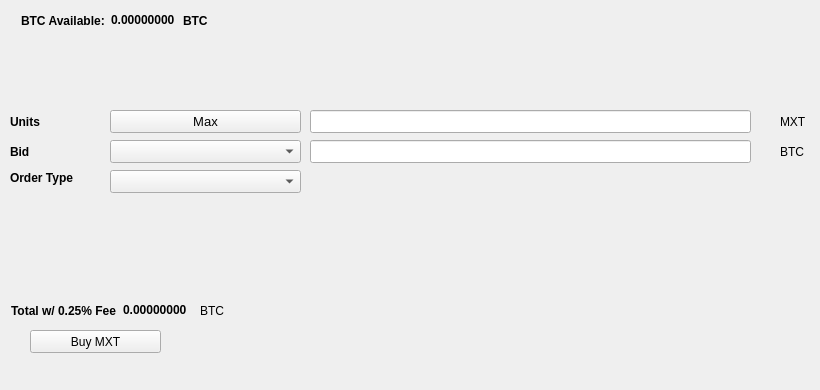
   <widget class="QWidget" name="BuyTab">
    <attribute name="title">
     <string>Buy</string>
    </attribute>
    <widget class="QPushButton" name="BuyMXT">
     <property name="geometry">
      <rect>
       <x>30</x>
       <y>330</y>
       <width>131</width>
       <height>23</height>
      </rect>
     </property>
     <property name="text">
      <string>Buy MXT</string>
     </property>
     <property name="icon">
      <iconset resource="../martex.qrc">
       <normaloff>:/icons/bitcoin</normaloff>:/icons/bitcoin</iconset>
     </property>
    </widget>
    <widget class="QLabel" name="label_3">
     <property name="geometry">
      <rect>
       <x>10</x>
       <y>110</y>
       <width>46</width>
       <height>23</height>
      </rect>
     </property>
     <property name="font">
      <font>
       <weight>75</weight>
       <bold>true</bold>
      </font>
     </property>
     <property name="text">
      <string>Units</string>
     </property>
    </widget>
    <widget class="QLineEdit" name="UnitsInput">
     <property name="geometry">
      <rect>
       <x>310</x>
       <y>110</y>
       <width>441</width>
       <height>23</height>
      </rect>
     </property>
     <property name="font">
      <font>
       <pointsize>9</pointsize>
       <weight>75</weight>
       <bold>true</bold>
      </font>
     </property>
    </widget>
    <widget class="QLineEdit" name="BuyBidPriceEdit">
     <property name="geometry">
      <rect>
       <x>310</x>
       <y>140</y>
       <width>441</width>
       <height>23</height>
      </rect>
     </property>
     <property name="font">
      <font>
       <pointsize>9</pointsize>
       <weight>75</weight>
       <bold>true</bold>
      </font>
     </property>
    </widget>
    <widget class="QLabel" name="label_4">
     <property name="geometry">
      <rect>
       <x>780</x>
       <y>110</y>
       <width>31</width>
       <height>23</height>
      </rect>
     </property>
     <property name="text">
      <string>MXT</string>
     </property>
    </widget>
    <widget class="QLabel" name="label_5">
     <property name="geometry">
      <rect>
       <x>780</x>
       <y>140</y>
       <width>31</width>
       <height>23</height>
      </rect>
     </property>
     <property name="text">
      <string>BTC</string>
     </property>
    </widget>
    <widget class="QLabel" name="label_6">
     <property name="geometry">
      <rect>
       <x>10</x>
       <y>140</y>
       <width>46</width>
       <height>23</height>
      </rect>
     </property>
     <property name="font">
      <font>
       <weight>75</weight>
       <bold>true</bold>
      </font>
     </property>
     <property name="text">
      <string>Bid</string>
     </property>
    </widget>
    <widget class="QLabel" name="label_7">
     <property name="geometry">
      <rect>
       <x>10</x>
       <y>170</y>
       <width>91</width>
       <height>16</height>
      </rect>
     </property>
     <property name="font">
      <font>
       <weight>75</weight>
       <bold>true</bold>
      </font>
     </property>
     <property name="text">
      <string>Order Type</string>
     </property>
    </widget>
    <widget class="QPushButton" name="Buy_Max_Amount">
     <property name="geometry">
      <rect>
       <x>110</x>
       <y>110</y>
       <width>191</width>
       <height>23</height>
      </rect>
     </property>
     <property name="font">
      <font>
       <pointsize>10</pointsize>
      </font>
     </property>
     <property name="text">
      <string>Max</string>
     </property>
    </widget>
    <widget class="QComboBox" name="BuyBidcomboBox">
     <property name="geometry">
      <rect>
       <x>110</x>
       <y>140</y>
       <width>191</width>
       <height>23</height>
      </rect>
     </property>
     <property name="font">
      <font>
       <pointsize>10</pointsize>
      </font>
     </property>
    </widget>
    <widget class="QComboBox" name="buyOrdertypeCombo">
     <property name="geometry">
      <rect>
       <x>110</x>
       <y>170</y>
       <width>191</width>
       <height>23</height>
      </rect>
     </property>
     <property name="font">
      <font>
       <pointsize>10</pointsize>
      </font>
     </property>
    </widget>
    <widget class="QWidget" name="layoutWidget1">
     <property name="geometry">
      <rect>
       <x>21</x>
       <y>11</y>
       <width>227</width>
       <height>19</height>
      </rect>
     </property>
     <layout class="QHBoxLayout" name="horizontalLayout_3">
      <item>
       <widget class="QLabel" name="label232">
        <property name="font">
         <font>
          <weight>75</weight>
          <bold>true</bold>
         </font>
        </property>
        <property name="text">
         <string>BTC Available:</string>
        </property>
       </widget>
      </item>
      <item>
       <widget class="QLabel" name="BtcAvailableLbl">
        <property name="palette">
         <palette>
          <active>
           <colorrole role="WindowText">
            <brush brushstyle="SolidPattern">
             <color alpha="255">
              <red>0</red>
              <green>0</green>
              <blue>0</blue>
             </color>
            </brush>
           </colorrole>
           <colorrole role="Button">
            <brush brushstyle="SolidPattern">
             <color alpha="255">
              <red>0</red>
              <green>170</green>
              <blue>0</blue>
             </color>
            </brush>
           </colorrole>
           <colorrole role="Light">
            <brush brushstyle="SolidPattern">
             <color alpha="255">
              <red>0</red>
              <green>255</green>
              <blue>0</blue>
             </color>
            </brush>
           </colorrole>
           <colorrole role="Midlight">
            <brush brushstyle="SolidPattern">
             <color alpha="255">
              <red>0</red>
              <green>212</green>
              <blue>0</blue>
             </color>
            </brush>
           </colorrole>
           <colorrole role="Dark">
            <brush brushstyle="SolidPattern">
             <color alpha="255">
              <red>0</red>
              <green>85</green>
              <blue>0</blue>
             </color>
            </brush>
           </colorrole>
           <colorrole role="Mid">
            <brush brushstyle="SolidPattern">
             <color alpha="255">
              <red>0</red>
              <green>113</green>
              <blue>0</blue>
             </color>
            </brush>
           </colorrole>
           <colorrole role="Text">
            <brush brushstyle="SolidPattern">
             <color alpha="255">
              <red>0</red>
              <green>170</green>
              <blue>0</blue>
             </color>
            </brush>
           </colorrole>
           <colorrole role="BrightText">
            <brush brushstyle="SolidPattern">
             <color alpha="255">
              <red>255</red>
              <green>255</green>
              <blue>255</blue>
             </color>
            </brush>
           </colorrole>
           <colorrole role="ButtonText">
            <brush brushstyle="SolidPattern">
             <color alpha="255">
              <red>0</red>
              <green>0</green>
              <blue>0</blue>
             </color>
            </brush>
           </colorrole>
           <colorrole role="Base">
            <brush brushstyle="SolidPattern">
             <color alpha="255">
              <red>255</red>
              <green>255</green>
              <blue>255</blue>
             </color>
            </brush>
           </colorrole>
           <colorrole role="Window">
            <brush brushstyle="SolidPattern">
             <color alpha="255">
              <red>0</red>
              <green>170</green>
              <blue>0</blue>
             </color>
            </brush>
           </colorrole>
           <colorrole role="Shadow">
            <brush brushstyle="SolidPattern">
             <color alpha="255">
              <red>0</red>
              <green>0</green>
              <blue>0</blue>
             </color>
            </brush>
           </colorrole>
           <colorrole role="AlternateBase">
            <brush brushstyle="SolidPattern">
             <color alpha="255">
              <red>127</red>
              <green>212</green>
              <blue>127</blue>
             </color>
            </brush>
           </colorrole>
           <colorrole role="ToolTipBase">
            <brush brushstyle="SolidPattern">
             <color alpha="255">
              <red>255</red>
              <green>255</green>
              <blue>220</blue>
             </color>
            </brush>
           </colorrole>
           <colorrole role="ToolTipText">
            <brush brushstyle="SolidPattern">
             <color alpha="255">
              <red>0</red>
              <green>0</green>
              <blue>0</blue>
             </color>
            </brush>
           </colorrole>
          </active>
          <inactive>
           <colorrole role="WindowText">
            <brush brushstyle="SolidPattern">
             <color alpha="255">
              <red>0</red>
              <green>0</green>
              <blue>0</blue>
             </color>
            </brush>
           </colorrole>
           <colorrole role="Button">
            <brush brushstyle="SolidPattern">
             <color alpha="255">
              <red>0</red>
              <green>170</green>
              <blue>0</blue>
             </color>
            </brush>
           </colorrole>
           <colorrole role="Light">
            <brush brushstyle="SolidPattern">
             <color alpha="255">
              <red>0</red>
              <green>255</green>
              <blue>0</blue>
             </color>
            </brush>
           </colorrole>
           <colorrole role="Midlight">
            <brush brushstyle="SolidPattern">
             <color alpha="255">
              <red>0</red>
              <green>212</green>
              <blue>0</blue>
             </color>
            </brush>
           </colorrole>
           <colorrole role="Dark">
            <brush brushstyle="SolidPattern">
             <color alpha="255">
              <red>0</red>
              <green>85</green>
              <blue>0</blue>
             </color>
            </brush>
           </colorrole>
           <colorrole role="Mid">
            <brush brushstyle="SolidPattern">
             <color alpha="255">
              <red>0</red>
              <green>113</green>
              <blue>0</blue>
             </color>
            </brush>
           </colorrole>
           <colorrole role="Text">
            <brush brushstyle="SolidPattern">
             <color alpha="255">
              <red>0</red>
              <green>170</green>
              <blue>0</blue>
             </color>
            </brush>
           </colorrole>
           <colorrole role="BrightText">
            <brush brushstyle="SolidPattern">
             <color alpha="255">
              <red>255</red>
              <green>255</green>
              <blue>255</blue>
             </color>
            </brush>
           </colorrole>
           <colorrole role="ButtonText">
            <brush brushstyle="SolidPattern">
             <color alpha="255">
              <red>0</red>
              <green>0</green>
              <blue>0</blue>
             </color>
            </brush>
           </colorrole>
           <colorrole role="Base">
            <brush brushstyle="SolidPattern">
             <color alpha="255">
              <red>255</red>
              <green>255</green>
              <blue>255</blue>
             </color>
            </brush>
           </colorrole>
           <colorrole role="Window">
            <brush brushstyle="SolidPattern">
             <color alpha="255">
              <red>0</red>
              <green>170</green>
              <blue>0</blue>
             </color>
            </brush>
           </colorrole>
           <colorrole role="Shadow">
            <brush brushstyle="SolidPattern">
             <color alpha="255">
              <red>0</red>
              <green>0</green>
              <blue>0</blue>
             </color>
            </brush>
           </colorrole>
           <colorrole role="AlternateBase">
            <brush brushstyle="SolidPattern">
             <color alpha="255">
              <red>127</red>
              <green>212</green>
              <blue>127</blue>
             </color>
            </brush>
           </colorrole>
           <colorrole role="ToolTipBase">
            <brush brushstyle="SolidPattern">
             <color alpha="255">
              <red>255</red>
              <green>255</green>
              <blue>220</blue>
             </color>
            </brush>
           </colorrole>
           <colorrole role="ToolTipText">
            <brush brushstyle="SolidPattern">
             <color alpha="255">
              <red>0</red>
              <green>0</green>
              <blue>0</blue>
             </color>
            </brush>
           </colorrole>
          </inactive>
          <disabled>
           <colorrole role="WindowText">
            <brush brushstyle="SolidPattern">
             <color alpha="255">
              <red>0</red>
              <green>85</green>
              <blue>0</blue>
             </color>
            </brush>
           </colorrole>
           <colorrole role="Button">
            <brush brushstyle="SolidPattern">
             <color alpha="255">
              <red>0</red>
              <green>170</green>
              <blue>0</blue>
             </color>
            </brush>
           </colorrole>
           <colorrole role="Light">
            <brush brushstyle="SolidPattern">
             <color alpha="255">
              <red>0</red>
              <green>255</green>
              <blue>0</blue>
             </color>
            </brush>
           </colorrole>
           <colorrole role="Midlight">
            <brush brushstyle="SolidPattern">
             <color alpha="255">
              <red>0</red>
              <green>212</green>
              <blue>0</blue>
             </color>
            </brush>
           </colorrole>
           <colorrole role="Dark">
            <brush brushstyle="SolidPattern">
             <color alpha="255">
              <red>0</red>
              <green>85</green>
              <blue>0</blue>
             </color>
            </brush>
           </colorrole>
           <colorrole role="Mid">
            <brush brushstyle="SolidPattern">
             <color alpha="255">
              <red>0</red>
              <green>113</green>
              <blue>0</blue>
             </color>
            </brush>
           </colorrole>
           <colorrole role="Text">
            <brush brushstyle="SolidPattern">
             <color alpha="255">
              <red>0</red>
              <green>85</green>
              <blue>0</blue>
             </color>
            </brush>
           </colorrole>
           <colorrole role="BrightText">
            <brush brushstyle="SolidPattern">
             <color alpha="255">
              <red>255</red>
              <green>255</green>
              <blue>255</blue>
             </color>
            </brush>
           </colorrole>
           <colorrole role="ButtonText">
            <brush brushstyle="SolidPattern">
             <color alpha="255">
              <red>0</red>
              <green>85</green>
              <blue>0</blue>
             </color>
            </brush>
           </colorrole>
           <colorrole role="Base">
            <brush brushstyle="SolidPattern">
             <color alpha="255">
              <red>0</red>
              <green>170</green>
              <blue>0</blue>
             </color>
            </brush>
           </colorrole>
           <colorrole role="Window">
            <brush brushstyle="SolidPattern">
             <color alpha="255">
              <red>0</red>
              <green>170</green>
              <blue>0</blue>
             </color>
            </brush>
           </colorrole>
           <colorrole role="Shadow">
            <brush brushstyle="SolidPattern">
             <color alpha="255">
              <red>0</red>
              <green>0</green>
              <blue>0</blue>
             </color>
            </brush>
           </colorrole>
           <colorrole role="AlternateBase">
            <brush brushstyle="SolidPattern">
             <color alpha="255">
              <red>0</red>
              <green>170</green>
              <blue>0</blue>
             </color>
            </brush>
           </colorrole>
           <colorrole role="ToolTipBase">
            <brush brushstyle="SolidPattern">
             <color alpha="255">
              <red>255</red>
              <green>255</green>
              <blue>220</blue>
             </color>
            </brush>
           </colorrole>
           <colorrole role="ToolTipText">
            <brush brushstyle="SolidPattern">
             <color alpha="255">
              <red>0</red>
              <green>0</green>
              <blue>0</blue>
             </color>
            </brush>
           </colorrole>
          </disabled>
         </palette>
        </property>
        <property name="font">
         <font>
          <weight>75</weight>
          <bold>true</bold>
         </font>
        </property>
        <property name="text">
         <string>0.00000000</string>
        </property>
        <property name="textInteractionFlags">
         <set>Qt::LinksAccessibleByMouse|Qt::TextSelectableByKeyboard|Qt::TextSelectableByMouse</set>
        </property>
       </widget>
      </item>
      <item>
       <widget class="QLabel" name="BtcAvailableLbl_2">
        <property name="font">
         <font>
          <weight>75</weight>
          <bold>true</bold>
         </font>
        </property>
        <property name="text">
         <string>BTC</string>
        </property>
       </widget>
      </item>
     </layout>
    </widget>
    <widget class="QWidget" name="layoutWidge2">
     <property name="geometry">
      <rect>
       <x>11</x>
       <y>301</y>
       <width>259</width>
       <height>19</height>
      </rect>
     </property>
     <layout class="QHBoxLayout" name="horizontalLayout_4">
      <item>
       <widget class="QLabel" name="label_9">
        <property name="font">
         <font>
          <weight>75</weight>
          <bold>true</bold>
         </font>
        </property>
        <property name="text">
         <string>Total w/ 0.25% Fee</string>
        </property>
       </widget>
      </item>
      <item>
       <widget class="QLabel" name="BuyCostLabel">
        <property name="palette">
         <palette>
          <active>
           <colorrole role="WindowText">
            <brush brushstyle="SolidPattern">
             <color alpha="255">
              <red>0</red>
              <green>0</green>
              <blue>0</blue>
             </color>
            </brush>
           </colorrole>
           <colorrole role="Button">
            <brush brushstyle="SolidPattern">
             <color alpha="255">
              <red>0</red>
              <green>170</green>
              <blue>0</blue>
             </color>
            </brush>
           </colorrole>
           <colorrole role="Light">
            <brush brushstyle="SolidPattern">
             <color alpha="255">
              <red>0</red>
              <green>255</green>
              <blue>0</blue>
             </color>
            </brush>
           </colorrole>
           <colorrole role="Midlight">
            <brush brushstyle="SolidPattern">
             <color alpha="255">
              <red>0</red>
              <green>212</green>
              <blue>0</blue>
             </color>
            </brush>
           </colorrole>
           <colorrole role="Dark">
            <brush brushstyle="SolidPattern">
             <color alpha="255">
              <red>0</red>
              <green>85</green>
              <blue>0</blue>
             </color>
            </brush>
           </colorrole>
           <colorrole role="Mid">
            <brush brushstyle="SolidPattern">
             <color alpha="255">
              <red>0</red>
              <green>113</green>
              <blue>0</blue>
             </color>
            </brush>
           </colorrole>
           <colorrole role="Text">
            <brush brushstyle="SolidPattern">
             <color alpha="255">
              <red>0</red>
              <green>170</green>
              <blue>0</blue>
             </color>
            </brush>
           </colorrole>
           <colorrole role="BrightText">
            <brush brushstyle="SolidPattern">
             <color alpha="255">
              <red>255</red>
              <green>255</green>
              <blue>255</blue>
             </color>
            </brush>
           </colorrole>
           <colorrole role="ButtonText">
            <brush brushstyle="SolidPattern">
             <color alpha="255">
              <red>0</red>
              <green>0</green>
              <blue>0</blue>
             </color>
            </brush>
           </colorrole>
           <colorrole role="Base">
            <brush brushstyle="SolidPattern">
             <color alpha="255">
              <red>255</red>
              <green>255</green>
              <blue>255</blue>
             </color>
            </brush>
           </colorrole>
           <colorrole role="Window">
            <brush brushstyle="SolidPattern">
             <color alpha="255">
              <red>0</red>
              <green>170</green>
              <blue>0</blue>
             </color>
            </brush>
           </colorrole>
           <colorrole role="Shadow">
            <brush brushstyle="SolidPattern">
             <color alpha="255">
              <red>0</red>
              <green>0</green>
              <blue>0</blue>
             </color>
            </brush>
           </colorrole>
           <colorrole role="AlternateBase">
            <brush brushstyle="SolidPattern">
             <color alpha="255">
              <red>127</red>
              <green>212</green>
              <blue>127</blue>
             </color>
            </brush>
           </colorrole>
           <colorrole role="ToolTipBase">
            <brush brushstyle="SolidPattern">
             <color alpha="255">
              <red>255</red>
              <green>255</green>
              <blue>220</blue>
             </color>
            </brush>
           </colorrole>
           <colorrole role="ToolTipText">
            <brush brushstyle="SolidPattern">
             <color alpha="255">
              <red>0</red>
              <green>0</green>
              <blue>0</blue>
             </color>
            </brush>
           </colorrole>
          </active>
          <inactive>
           <colorrole role="WindowText">
            <brush brushstyle="SolidPattern">
             <color alpha="255">
              <red>0</red>
              <green>0</green>
              <blue>0</blue>
             </color>
            </brush>
           </colorrole>
           <colorrole role="Button">
            <brush brushstyle="SolidPattern">
             <color alpha="255">
              <red>0</red>
              <green>170</green>
              <blue>0</blue>
             </color>
            </brush>
           </colorrole>
           <colorrole role="Light">
            <brush brushstyle="SolidPattern">
             <color alpha="255">
              <red>0</red>
              <green>255</green>
              <blue>0</blue>
             </color>
            </brush>
           </colorrole>
           <colorrole role="Midlight">
            <brush brushstyle="SolidPattern">
             <color alpha="255">
              <red>0</red>
              <green>212</green>
              <blue>0</blue>
             </color>
            </brush>
           </colorrole>
           <colorrole role="Dark">
            <brush brushstyle="SolidPattern">
             <color alpha="255">
              <red>0</red>
              <green>85</green>
              <blue>0</blue>
             </color>
            </brush>
           </colorrole>
           <colorrole role="Mid">
            <brush brushstyle="SolidPattern">
             <color alpha="255">
              <red>0</red>
              <green>113</green>
              <blue>0</blue>
             </color>
            </brush>
           </colorrole>
           <colorrole role="Text">
            <brush brushstyle="SolidPattern">
             <color alpha="255">
              <red>0</red>
              <green>170</green>
              <blue>0</blue>
             </color>
            </brush>
           </colorrole>
           <colorrole role="BrightText">
            <brush brushstyle="SolidPattern">
             <color alpha="255">
              <red>255</red>
              <green>255</green>
              <blue>255</blue>
             </color>
            </brush>
           </colorrole>
           <colorrole role="ButtonText">
            <brush brushstyle="SolidPattern">
             <color alpha="255">
              <red>0</red>
              <green>0</green>
              <blue>0</blue>
             </color>
            </brush>
           </colorrole>
           <colorrole role="Base">
            <brush brushstyle="SolidPattern">
             <color alpha="255">
              <red>255</red>
              <green>255</green>
              <blue>255</blue>
             </color>
            </brush>
           </colorrole>
           <colorrole role="Window">
            <brush brushstyle="SolidPattern">
             <color alpha="255">
              <red>0</red>
              <green>170</green>
              <blue>0</blue>
             </color>
            </brush>
           </colorrole>
           <colorrole role="Shadow">
            <brush brushstyle="SolidPattern">
             <color alpha="255">
              <red>0</red>
              <green>0</green>
              <blue>0</blue>
             </color>
            </brush>
           </colorrole>
           <colorrole role="AlternateBase">
            <brush brushstyle="SolidPattern">
             <color alpha="255">
              <red>127</red>
              <green>212</green>
              <blue>127</blue>
             </color>
            </brush>
           </colorrole>
           <colorrole role="ToolTipBase">
            <brush brushstyle="SolidPattern">
             <color alpha="255">
              <red>255</red>
              <green>255</green>
              <blue>220</blue>
             </color>
            </brush>
           </colorrole>
           <colorrole role="ToolTipText">
            <brush brushstyle="SolidPattern">
             <color alpha="255">
              <red>0</red>
              <green>0</green>
              <blue>0</blue>
             </color>
            </brush>
           </colorrole>
          </inactive>
          <disabled>
           <colorrole role="WindowText">
            <brush brushstyle="SolidPattern">
             <color alpha="255">
              <red>0</red>
              <green>85</green>
              <blue>0</blue>
             </color>
            </brush>
           </colorrole>
           <colorrole role="Button">
            <brush brushstyle="SolidPattern">
             <color alpha="255">
              <red>0</red>
              <green>170</green>
              <blue>0</blue>
             </color>
            </brush>
           </colorrole>
           <colorrole role="Light">
            <brush brushstyle="SolidPattern">
             <color alpha="255">
              <red>0</red>
              <green>255</green>
              <blue>0</blue>
             </color>
            </brush>
           </colorrole>
           <colorrole role="Midlight">
            <brush brushstyle="SolidPattern">
             <color alpha="255">
              <red>0</red>
              <green>212</green>
              <blue>0</blue>
             </color>
            </brush>
           </colorrole>
           <colorrole role="Dark">
            <brush brushstyle="SolidPattern">
             <color alpha="255">
              <red>0</red>
              <green>85</green>
              <blue>0</blue>
             </color>
            </brush>
           </colorrole>
           <colorrole role="Mid">
            <brush brushstyle="SolidPattern">
             <color alpha="255">
              <red>0</red>
              <green>113</green>
              <blue>0</blue>
             </color>
            </brush>
           </colorrole>
           <colorrole role="Text">
            <brush brushstyle="SolidPattern">
             <color alpha="255">
              <red>0</red>
              <green>85</green>
              <blue>0</blue>
             </color>
            </brush>
           </colorrole>
           <colorrole role="BrightText">
            <brush brushstyle="SolidPattern">
             <color alpha="255">
              <red>255</red>
              <green>255</green>
              <blue>255</blue>
             </color>
            </brush>
           </colorrole>
           <colorrole role="ButtonText">
            <brush brushstyle="SolidPattern">
             <color alpha="255">
              <red>0</red>
              <green>85</green>
              <blue>0</blue>
             </color>
            </brush>
           </colorrole>
           <colorrole role="Base">
            <brush brushstyle="SolidPattern">
             <color alpha="255">
              <red>0</red>
              <green>170</green>
              <blue>0</blue>
             </color>
            </brush>
           </colorrole>
           <colorrole role="Window">
            <brush brushstyle="SolidPattern">
             <color alpha="255">
              <red>0</red>
              <green>170</green>
              <blue>0</blue>
             </color>
            </brush>
           </colorrole>
           <colorrole role="Shadow">
            <brush brushstyle="SolidPattern">
             <color alpha="255">
              <red>0</red>
              <green>0</green>
              <blue>0</blue>
             </color>
            </brush>
           </colorrole>
           <colorrole role="AlternateBase">
            <brush brushstyle="SolidPattern">
             <color alpha="255">
              <red>0</red>
              <green>170</green>
              <blue>0</blue>
             </color>
            </brush>
           </colorrole>
           <colorrole role="ToolTipBase">
            <brush brushstyle="SolidPattern">
             <color alpha="255">
              <red>255</red>
              <green>255</green>
              <blue>220</blue>
             </color>
            </brush>
           </colorrole>
           <colorrole role="ToolTipText">
            <brush brushstyle="SolidPattern">
             <color alpha="255">
              <red>0</red>
              <green>0</green>
              <blue>0</blue>
             </color>
            </brush>
           </colorrole>
          </disabled>
         </palette>
        </property>
        <property name="font">
         <font>
          <weight>75</weight>
          <bold>true</bold>
         </font>
        </property>
        <property name="autoFillBackground">
         <bool>false</bool>
        </property>
        <property name="text">
         <string>0.00000000</string>
        </property>
        <property name="textInteractionFlags">
         <set>Qt::LinksAccessibleByMouse|Qt::TextSelectableByMouse</set>
        </property>
       </widget>
      </item>
      <item>
       <widget class="QLabel" name="label_10">
        <property name="font">
         <font>
          <weight>50</weight>
          <bold>false</bold>
         </font>
        </property>
        <property name="text">
         <string>BTC</string>
        </property>
       </widget>
      </item>
     </layout>
    </widget>
    <widget class="QLabel" name="label_24">
     <property name="geometry">
      <rect>
       <x>460</x>
       <y>300</y>
       <width>281</width>
       <height>81</height>
      </rect>
     </property>
     <property name="text">
      <string/>
     </property>
     <property name="pixmap">
      <pixmap>:/images/bittrex</pixmap>
     </property>
    </widget>
   </widget>
